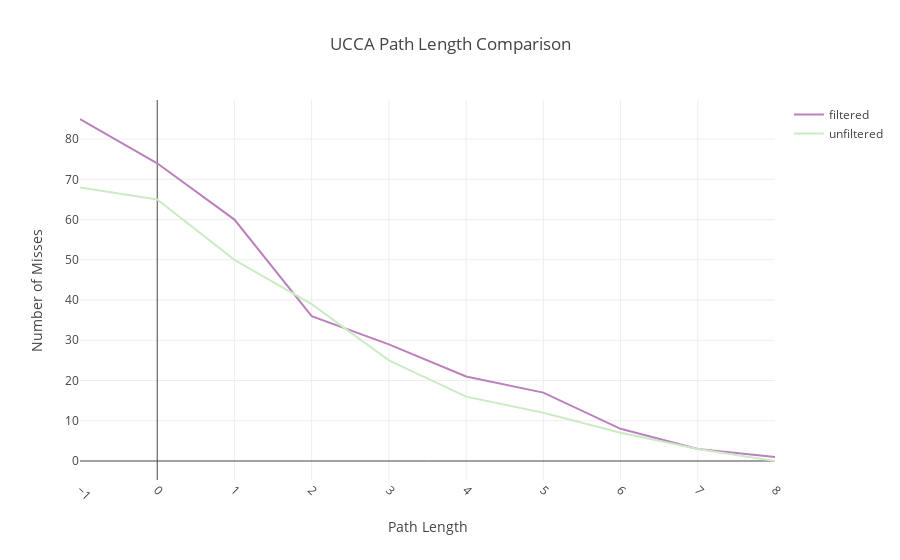

The notebook cell this image was saved under:
### Code cell
scatter1 = go.Scatter(
    x=[i for i in range(-1,10)], 
    y=[filtered_only_misses_by_ucca_dict['total'].get(i, 0) for i in range(10)],
    mode='lines',
    name='filtered',
    marker = dict(color='#BC80BD')    
)

scatter2= go.Scatter(
    x=[i for i in range(-1,10)], 
    y=[unfiltered_only_misses_by_ucca_dict['total'].get(i, 0) for i in range(10)],
    mode='lines',
    name='unfiltered',
    marker = dict(color='#CCEBC5')
)


layout = go.Layout(
    title='UCCA Path Length Comparison',
    xaxis_title="Path Length",
    yaxis_title="Number of Misses",        
    barmode='overlay',
    width=900,
    xaxis = go.layout.XAxis(
        tickangle = 45,
        automargin = True
        
    )
    
        
)

fig = go.Figure(data=[scatter1,scatter2], layout=layout)


fig.show()

### Figure 1 — Plotly figure (JSON) as saved in the notebook; plotly's stock layout.template omitted (floating-point values rounded to 4 significant figures)
{"data": [{"marker": {"color": "#BC80BD"}, "mode": "lines", "name": "filtered", "type": "scatter", "uid": "f8fd9bb5-8283-4fd4-986b-e4e5fa034f91", "x": [-1, 0, 1, 2, 3, 4, 5, 6, 7, 8, 9], "y": [85, 74, 60, 36, 29, 21, 17, 8, 3, 1]}, {"marker": {"color": "#CCEBC5"}, "mode": "lines", "name": "unfiltered", "type": "scatter", "uid": "1be14cd7-38fc-461e-b0fc-1c1ebfada86c", "x": [-1, 0, 1, 2, 3, 4, 5, 6, 7, 8, 9], "y": [68, 65, 50, 39, 25, 16, 12, 7, 3, 0]}], "layout": {"barmode": "overlay", "title": {"text": "UCCA Path Length Comparison"}, "width": 900, "xaxis": {"automargin": true, "tickangle": 45, "title": {"text": "Path Length"}}, "yaxis": {"title": {"text": "Number of Misses"}}}}
